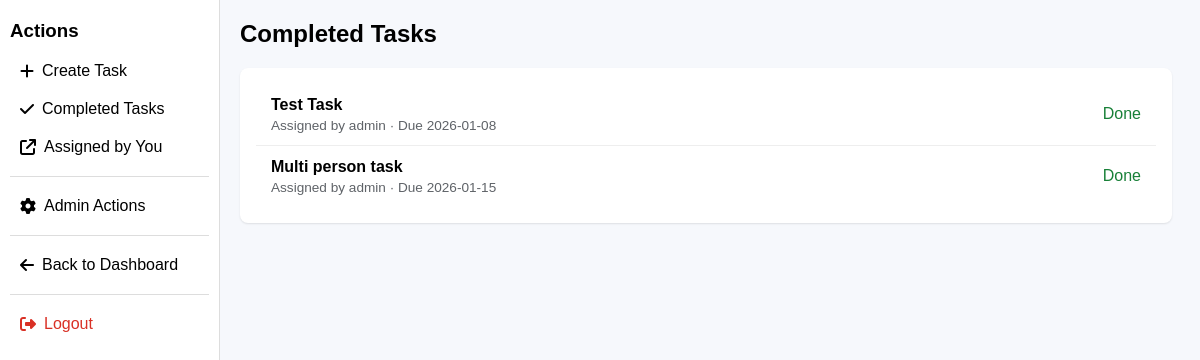
Before: /completed_tasks (signed in) with the older database file.
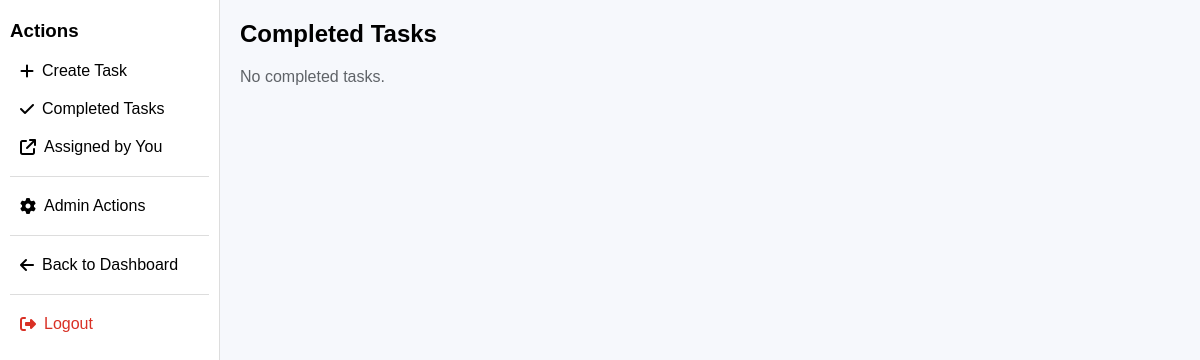
After: the same page with the newer database file.
### tables this page shows
CREATE TABLE tasks (
    id INTEGER PRIMARY KEY AUTOINCREMENT,
    title TEXT NOT NULL,
    description TEXT,
    assigned_to TEXT NOT NULL,
    assigned_by TEXT NOT NULL,
    due_date TEXT,
    status TEXT DEFAULT 'Pending'
);

### app.py (the view)
@app.route("/completed_tasks")
def completed_tasks():
    if "username" not in session:
        return redirect(url_for("login"))
    username = session["username"]
    conn = get_db_connection()
    tasks = conn.execute(
        "SELECT * FROM tasks WHERE assigned_to = ? AND status = 'Done' ORDER BY due_date ASC",
        (username,)
    ).fetchall()
    conn.close()
    return render_template("completed_tasks.html", username=username, tasks=tasks)

### app.py (called while the page is built)
def get_db_connection():
    conn = sqlite3.connect(DB_PATH)
    conn.row_factory = sqlite3.Row
    return conn

@app.context_processor
def inject_globals():
    return dict(
        is_admin=session.get("is_admin", 0),
        show_dashboard_button=(request.path != url_for("dashboard"))
    )

### templates/completed_tasks.html (shortened to what this page needs)
{% extends "base.html" %}
{% block content %}
<h2 style="margin-top: 0;">Completed Tasks</h2>
{% if tasks %}
    <div style="
        background: #ffffff;
        border-radius: 8px;
        padding: 16px;
        box-shadow: 0 1px 2px rgba(0,0,0,0.1);
        max-width: 900px;
    ">
        {% for task in tasks %}
            <div class="task-card"
                 onclick="window.location='{{ url_for('view_task', task_id=task['id']) }}'">
                <div>
                    <strong>{{ task['title'] }}</strong>
                    <div style="font-size: 0.85rem; color: #5f6368; margin-top: 4px;">
                        Assigned by {{ task['assigned_by'] }} · Due {{ task['due_date'] }}
                    </div>
                </div>
                <div style="color: #188038; font-weight: 500;">
                    Done
                </div>
            </div>
        {% endfor %}
    </div>
{% else %}
    <p style="color: #5f6368;">No completed tasks.</p>
{% endif %}
{% endblock %}

Changed rows visible on the page:
removed tasks: title "Test Task", assigned_by "admin", due_date "2026-01-08"
removed tasks: title "Multi person task", assigned_by "admin", due_date "2026-01-15"
Other visible differences:
text now shown: "No completed tasks."
